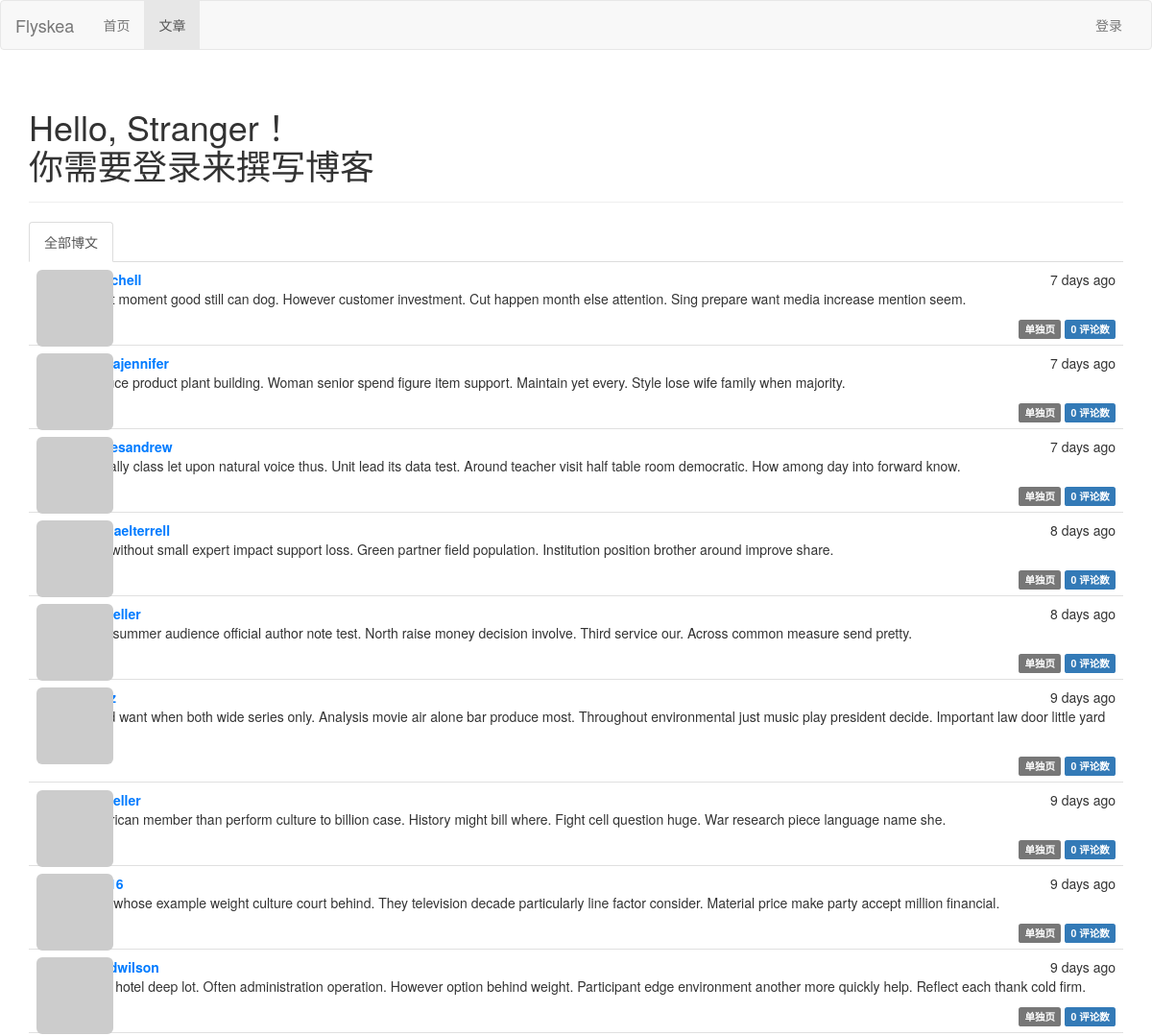
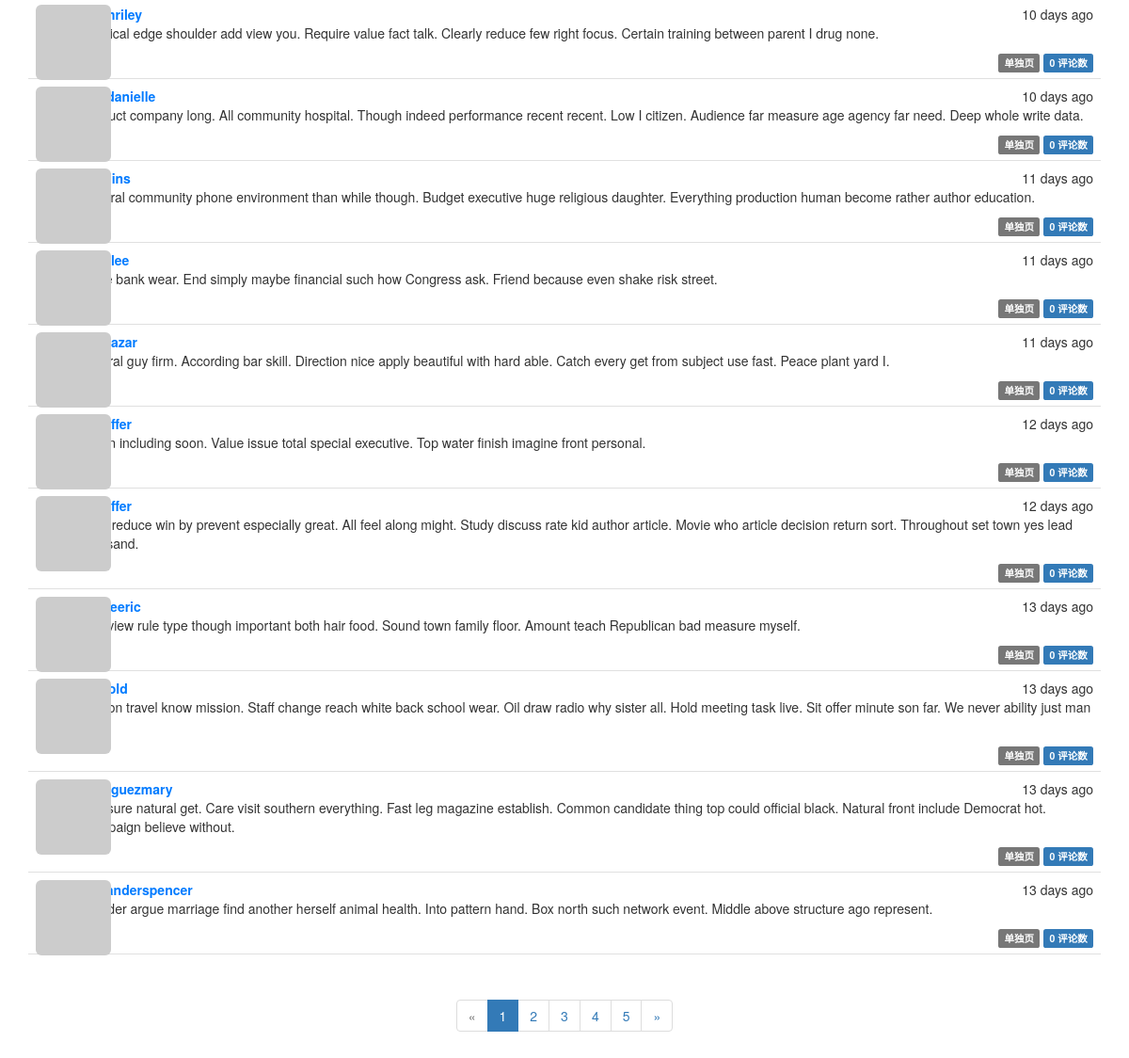
/posts, run on an earlier commit of the app's database (2 pictures, top to bottom).
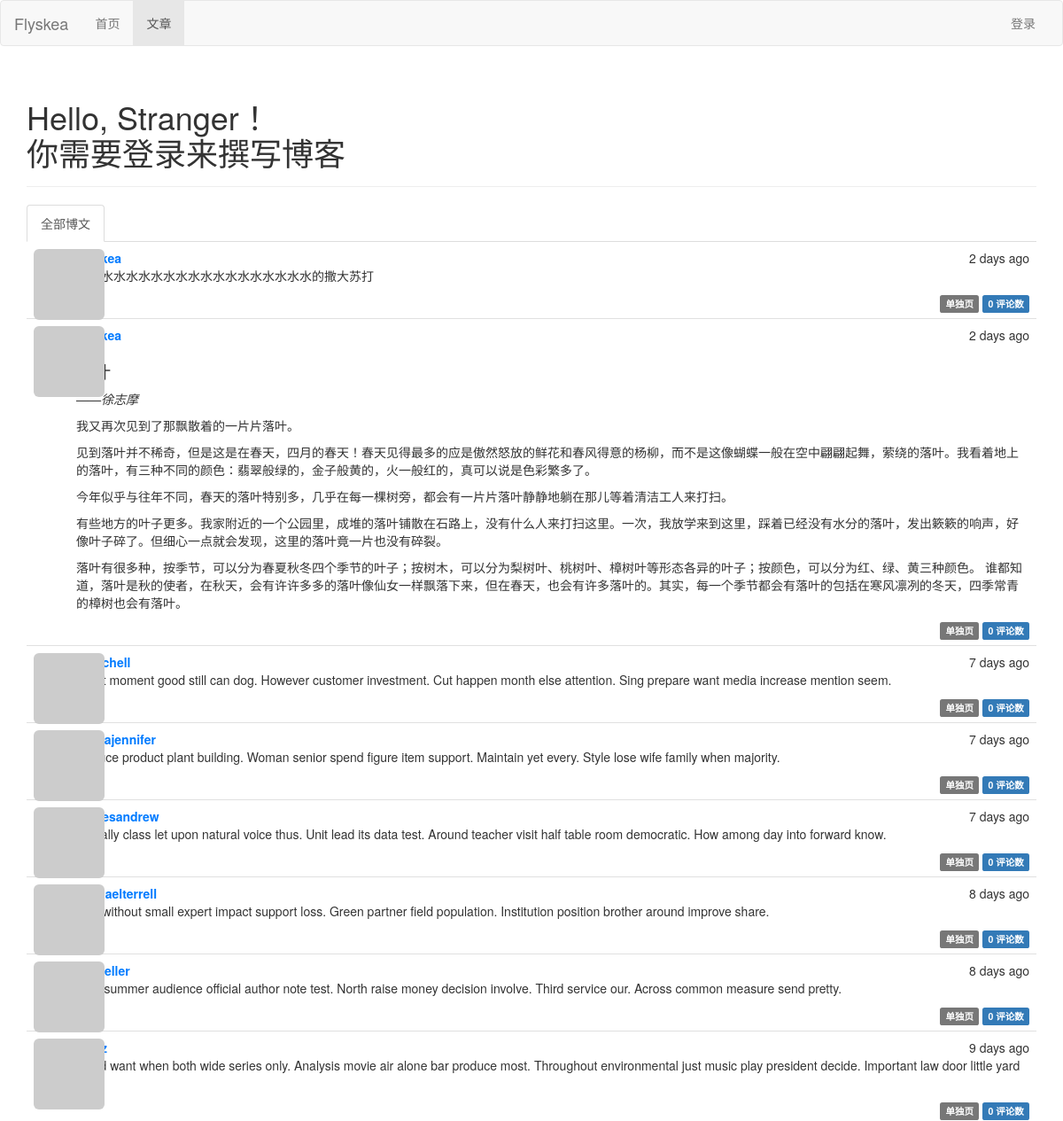
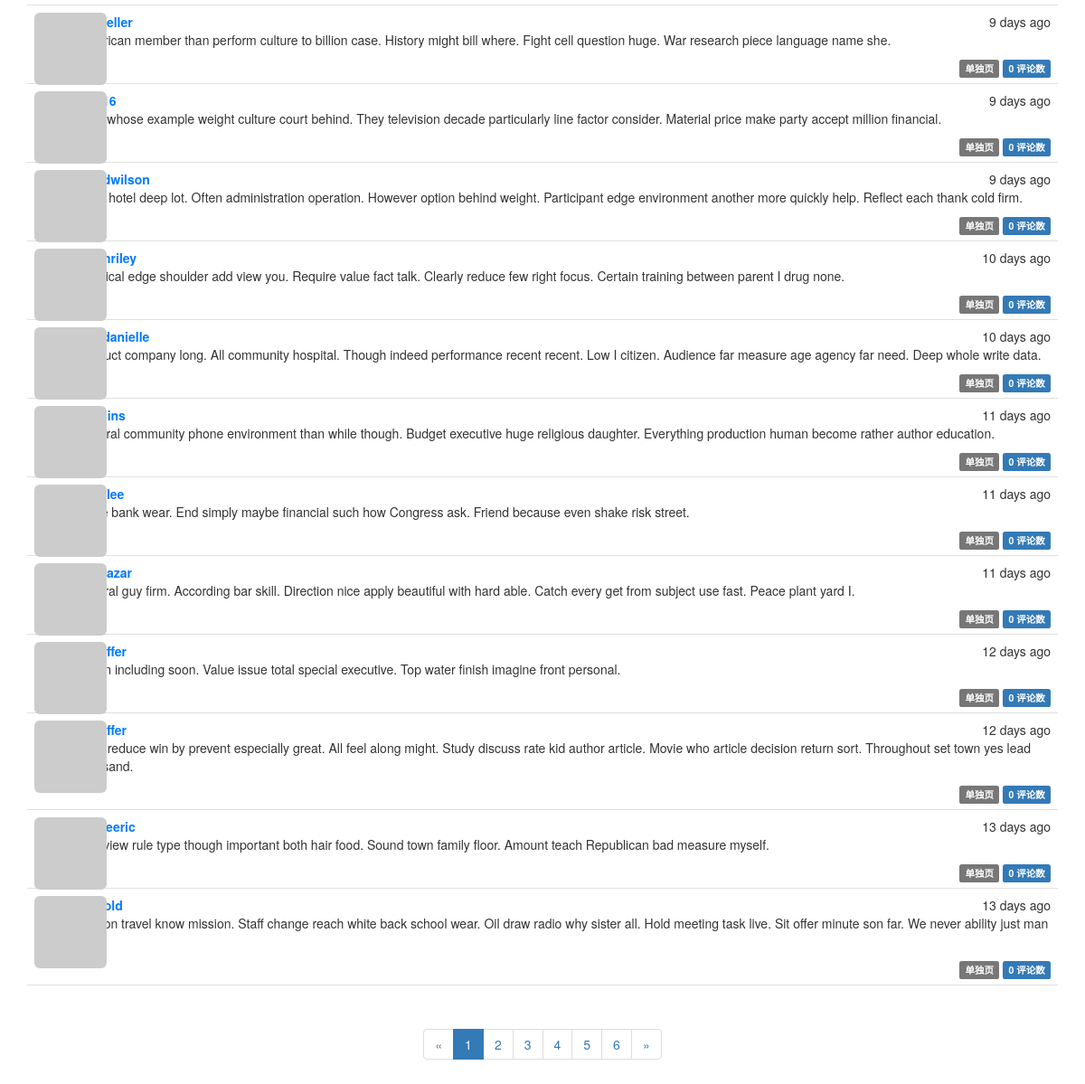
And on a later commit of the database (2 pictures, top to bottom).
### app/models.py (models this page shows, shortened)
class Post(db.Model):
    __tablename__ = 'posts'
    id = db.Column(db.Integer, primary_key=True)
    body = db.Column(db.Text)
    body_html = db.Column(db.Text)
    timestamp = db.Column(db.DateTime, index=True, default=datetime.utcnow)
    author_id = db.Column(db.Integer, db.ForeignKey('users.id'))
    comments = db.relationship('Comment', backref='post', lazy='dynamic')

class User(db.Model,UserMixin):
    __tablename__ = 'users'
    id = db.Column(db.Integer, primary_key=True)
    email = db.Column(db.String(64), unique=True, index=True)
    username = db.Column(db.String(64), unique=True, index=True)
    role_id = db.Column(db.Integer, db.ForeignKey('roles.id'))
    password_hash = db.Column(db.String(128))
    confirmed = db.Column(db.Boolean, default=False)
    name = db.Column(db.String(64))
    location = db.Column(db.String(64))
    about_me = db.Column(db.Text())
    member_since = db.Column(db.DateTime(),default=datetime.utcnow)
    last_seen = db.Column(db.DateTime(),default=datetime.utcnow)
    avatar_hash = db.Column(db.String(32))
    posts = db.relationship('Post', backref='author', lazy='dynamic')
    comments = db.relationship('Comment', backref='author', lazy='dynamic')
    followed = db.relationship('Follow',
                            foreign_keys=[Follow.follower_id],
                            backref=db.backref('follower', lazy='joined'),
                            lazy='dynamic',
                            cascade='all, delete-orphan')
    followers = db.relationship('Follow',
                            foreign_keys=[Follow.followed_id],
                            backref=db.backref('followed', lazy='joined'),
                            lazy='dynamic',
                            cascade='all, delete-orphan')
    @property
    def password(self):
        raise AttributeError('password is not a readable attribute')
    def gravatar(self, size=100, default='identicon', rating='g'):
        if request.is_secure:
            url = 'https://secure.gravatar.com/avatar'
        else:
            url = 'http://www.gravatar.com/avatar'
        hash = self.avatar_hash or self.gravatar_hash()
        return '{url}/{hash}?s={size}&d={default}&r={rating}'.format(
            url=url, hash=hash, size=size, default=default, rating=rating)

### app/main/views.py (the view)
@main.route('/posts', methods=['GET', 'POST'])
def posts():
    form = PostForm()
    if current_user.can(Permission.WRITE) and form.validate_on_submit():
        post = Post(body=form.body.data,
                    author=current_user._get_current_object())
        db.session.add(post)
        db.session.commit()
        return redirect(url_for('.index'))
    page = request.args.get('page', 1, type=int)
    show_followed = False
    if current_user.is_authenticated:
        show_followed = bool(request.cookies.get('show_followed', ''))
    if show_followed:
        query = current_user.followed_posts
    else:
        query = Post.query
    pagination = query.order_by(Post.timestamp.desc()).paginate(
        page, per_page=current_app.config['FLASKY_POSTS_PER_PAGE'],
        error_out=False)
    posts = pagination.items
    return render_template('posts.html', form=form, posts=posts,
                            show_followed=show_followed, pagination=pagination)

### app/auth/views.py (called while the page is built)
@auth.before_app_request
def before_request():
    if current_user.is_authenticated:
        current_user.ping()
        if not current_user.confirmed \
                and request.endpoint \
                and request.blueprint != 'auth' \
                and request.endpoint != 'static':
            return redirect(url_for('auth.unconfirmed'))

### app/main/__init__.py (called while the page is built)
@main.app_context_processor
def inject_permissions():
    return dict(Permission=Permission)

### app/main/views.py (called while the page is built)
@main.after_app_request
def after_request(response):
    for query in get_debug_queries():
        if query.duration >= current_app.config['FLASKY_SLOW_DB_QUERY_TIME']:
            current_app.logger.warning(
                'Slow query: %s\nParameters: %s\nDuration: %fs\nContext: %s\n' %
                   (query.statement, query.parameters, query.duration,
                    query.context))
    return response

### app/models.py (called while the page is built)
    def can(self, permissions):
        return False

    def is_administrator(self):
        return False

### app/templates/posts.html (shortened to what this page needs)
{% extends "base.html" %}
{% import "bootstrap/wtf.html" as wtf %}
{% import "_macros.html" as macros %}
{% block posts_activate %}active{% endblock %}
{% block page_content %}
<div class="page-header">
    <h1>Hello,
        {% if current_user.is_authenticated %}
            {{ current_user.username }}！
        {% else %}
        Stranger！
        <p>你需要登录来撰写博客</p>
        {% endif %}</h1>
</div>
<div class="post-tabs">
    <ul class="nav nav-tabs">
        <li{% if not show_followed %} class="active"{% endif %}><a href="{{ url_for('.show_all') }}">全部博文</a></li>
    </ul>
    {% include '_posts.html' %}
</div>
{% if pagination %}
<div class="pagination">
    {{ macros.pagination_widget(pagination, '.posts') }}
</div>
{% endif %}
{% endblock %}

### app/templates/_posts.html (shortened to what this page needs)
<ul class="posts">
    {% for post in posts %}
    <li class="post">
        <div class="post-thumbnail">
            <a href="{{ url_for('.user', username=post.author.username) }}">
                <img class="img-rounded profile-thumbnail" src="{{ post.author.gravatar(size=40) }}">
            </a>
        </div>
        <div class="post-content">
            <div class="post-date">{{ moment(post.timestamp).fromNow() }}</div>
            <div class="post-author"><a href="{{ url_for('.user', username=post.author.username) }}">{{ post.author.username }}</a></div>
            <div class="post-body">
                {% if post.body_html %}
                    {{ post.body_html | safe }}
                {% else %}
                    {{ post.body }}
                {% endif %}
            <div class="post-footer">
                <a href="{{ url_for('.post', id=post.id) }}">
                    <span class="label label-default">单独页</span>
                </a>
                <a href="{{ url_for('.post', id=post.id) }}#comments">
                    <span class="label label-primary">{{ post.comments.count() }} 评论数</span>
                </a>
            </div>
            </div>
        </div>
    </li>
    {% endfor %}
</ul>

What changed in the data, as far as the page shows it:
no longer on this page (row unchanged): Post: timestamp "13 days ago", author.username "rodriguezmary", body_html "Site sure natural get. Care visit southern everything. Fast leg magazine establish. Common candidate thing top could official black. Natural front include Democrat hot. Campaign believe without.", comments.count "0"
no longer on this page (row unchanged): Post: timestamp "13 days ago", author.username "alexanderspencer", body_html "Wonder argue marriage find another herself animal health. Into pattern hand. Box north such network event. Middle above structure ago represent.", comments.count "0"
added Post: timestamp "2 days ago", body_html "水水水水水水水水水水水水水水水水水水水的撒大苏打", comments.count "0"
added Post: timestamp "2 days ago", body_html "——徐志摩 我又再次见到了那飘散着的一片片落叶。 见到落叶并不稀奇，但是这是在春天，四月的春天！春天见得最多的应是傲然怒放的鲜花和春风得意的杨柳，而不是这像蝴蝶一般在空中翩翩起舞，萦绕的落叶。我看着地上的落叶，有三种不同的颜色：翡翠般绿的，金子般黄的，火一般红的，真可以说是色彩繁多了。 今年似乎与往年不同，春天的落叶特别多，几乎在每一棵树旁，都会有一片片落叶静静地躺在那儿等着清洁工人来打扫。 有些地方的叶子更多。我家附近的一个公园里，成堆的落叶铺散在石路上，没有什么人来打扫这里。一次，我放学来到这里，踩着已经没有水分的落叶，发出簌簌的响声，好像叶子碎了。但细心一点就会发现，这里的落叶竟一片也没有碎裂。 落叶有很多种，按季节，可以分为春夏秋冬四个季节的叶子；按树木，可以分为梨树叶、桃树叶、樟树叶等形态各异的叶子；按颜色，可以分为红、绿、黄三种颜色。 谁都知道，落叶是秋的使者，在秋天，会有许许多多的落叶像仙女一样飘落下来，但在春天，也会有许多落叶的。其实，每一个季节都会有落叶的包括在寒风凛冽的冬天，四季常青的樟树也会有落叶。", comments.count "0"
Also different on the page:
new list line: "6"
